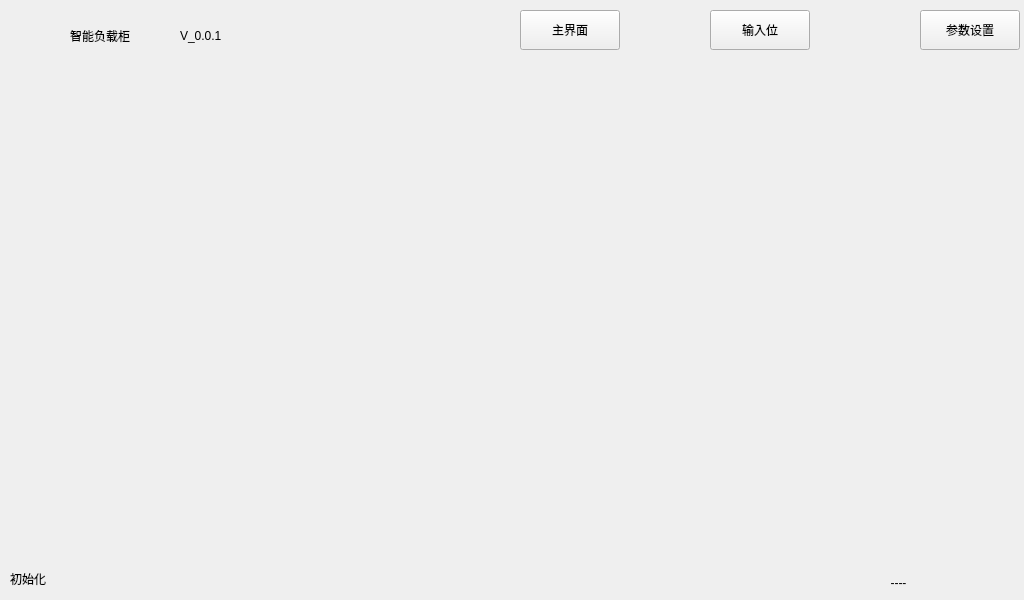
<?xml version="1.0" encoding="UTF-8"?>
<ui version="4.0">
 <class>MainWindow</class>
 <widget class="QMainWindow" name="MainWindow">
  <property name="geometry">
   <rect>
    <x>0</x>
    <y>0</y>
    <width>1024</width>
    <height>600</height>
   </rect>
  </property>
  <property name="windowTitle">
   <string>MainWindow</string>
  </property>
  <widget class="QWidget" name="centralWidget">
   <widget class="QWidget" name="titleWid" native="true">
    <property name="geometry">
     <rect>
      <x>0</x>
      <y>0</y>
      <width>1031</width>
      <height>61</height>
     </rect>
    </property>
    <widget class="QLabel" name="label">
     <property name="geometry">
      <rect>
       <x>70</x>
       <y>20</y>
       <width>91</width>
       <height>31</height>
      </rect>
     </property>
     <property name="text">
      <string>智能负载柜 </string>
     </property>
    </widget>
    <widget class="QLabel" name="logLab">
     <property name="geometry">
      <rect>
       <x>10</x>
       <y>6</y>
       <width>51</width>
       <height>51</height>
      </rect>
     </property>
     <property name="styleSheet">
      <string notr="true">border-image: url(:/image/logo.png);</string>
     </property>
     <property name="text">
      <string/>
     </property>
    </widget>
    <widget class="QLabel" name="vLabel">
     <property name="geometry">
      <rect>
       <x>180</x>
       <y>20</y>
       <width>81</width>
       <height>31</height>
      </rect>
     </property>
     <property name="text">
      <string>V_0.0.1</string>
     </property>
    </widget>
    <widget class="QToolButton" name="homeBtn">
     <property name="geometry">
      <rect>
       <x>520</x>
       <y>10</y>
       <width>100</width>
       <height>40</height>
      </rect>
     </property>
     <property name="text">
      <string>主界面</string>
     </property>
    </widget>
    <widget class="QToolButton" name="inputBtn">
     <property name="geometry">
      <rect>
       <x>710</x>
       <y>10</y>
       <width>100</width>
       <height>40</height>
      </rect>
     </property>
     <property name="text">
      <string>输入位</string>
     </property>
    </widget>
    <widget class="QToolButton" name="setBtn">
     <property name="geometry">
      <rect>
       <x>920</x>
       <y>10</y>
       <width>100</width>
       <height>40</height>
      </rect>
     </property>
     <property name="text">
      <string>参数设置</string>
     </property>
    </widget>
   </widget>
   <widget class="QPushButton" name="timeBtn">
    <property name="geometry">
     <rect>
      <x>778</x>
      <y>570</y>
      <width>241</width>
      <height>25</height>
     </rect>
    </property>
    <property name="contextMenuPolicy">
     <enum>Qt::DefaultContextMenu</enum>
    </property>
    <property name="layoutDirection">
     <enum>Qt::LeftToRight</enum>
    </property>
    <property name="text">
     <string>----</string>
    </property>
    <property name="autoDefault">
     <bool>false</bool>
    </property>
    <property name="flat">
     <bool>true</bool>
    </property>
   </widget>
   <widget class="QLabel" name="statusLabel">
    <property name="geometry">
     <rect>
      <x>10</x>
      <y>570</y>
      <width>661</width>
      <height>17</height>
     </rect>
    </property>
    <property name="text">
     <string>初始化</string>
    </property>
   </widget>
   <widget class="QStackedWidget" name="stackedWid">
    <property name="geometry">
     <rect>
      <x>0</x>
      <y>60</y>
      <width>1021</width>
      <height>501</height>
     </rect>
    </property>
   </widget>
  </widget>
 </widget>
 <layoutdefault spacing="6" margin="11"/>
 <resources/>
 <connections/>
</ui>
